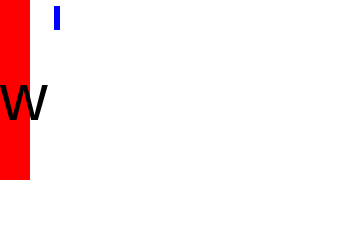

The specification (Vega-Lite) saved for this image:
### Vega specification from a JSON file in a GitHub repository (floating-point values rounded to 4 significant figures)
{"width": 60, "height": 40, "marks": [{"type": "rect", "encode": {"enter": {"x": {"value": 5}, "x2": 0, "y": {"value": 30}, "y2": {"signal": "null"}, "fill": {"value": "red"}}}}, {"type": "rect", "encode": {"enter": {"x": {"value": "9"}, "x2": {"value": "10"}, "y": {"value": 1}, "height": {"value": 4}, "fill": {"value": "blue"}}}}, {"type": "text", "encode": {"enter": {"x": {"value": 1}, "y": {"value": 20}, "text": {"signal": "'w'"}}, "update": {"x2": {"signal": "null"}}}}]}
